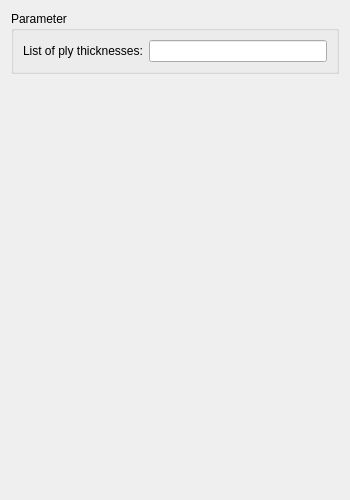
<?xml version="1.0" encoding="UTF-8"?>
<ui version="4.0">
 <class>Form</class>
 <widget class="QWidget" name="Form">
  <property name="geometry">
   <rect>
    <x>0</x>
    <y>0</y>
    <width>350</width>
    <height>500</height>
   </rect>
  </property>
  <property name="windowTitle">
   <string>Shell laminate definition</string>
  </property>
  <layout class="QVBoxLayout" name="verticalLayout">
   <item>
    <widget class="QGroupBox" name="groupBox_3">
     <property name="maximumSize">
      <size>
       <width>16777215</width>
       <height>1677215</height>
      </size>
     </property>
     <property name="title">
      <string>Parameter</string>
     </property>
     <layout class="QVBoxLayout" name="verticalLayout_5">
      <item>
       <layout class="QFormLayout" name="formLayout_1">
        <property name="fieldGrowthPolicy">
         <enum>QFormLayout::AllNonFixedFieldsGrow</enum>
        </property>
        <item row="0" column="0">
         <widget class="QLabel" name="l_thicknesses">
          <property name="text">
           <string>List of ply thicknesses:</string>
          </property>
         </widget>
        </item>
        <item row="0" column="1">
         <widget class="Gui::InputField" name="qsb_thicknesses">
          <property name="alignment">
           <set>Qt::AlignLeft|Qt::AlignTrailing|Qt::AlignVCenter</set>
          </property>
         </widget>
        </item>
       </layout>
      </item>
     </layout>
    </widget>
   </item>
   <item>
    <spacer name="verticalSpacer_2">
     <property name="orientation">
      <enum>Qt::Vertical</enum>
     </property>
     <property name="sizeHint" stdset="0">
      <size>
       <width>20</width>
       <height>40</height>
      </size>
     </property>
    </spacer>
   </item>
  </layout>
 </widget>
 <customwidgets>
  <customwidget>
   <class>Gui::InputField</class>
   <extends>QLineEdit</extends>
   <header>Gui/InputField.h</header>
  </customwidget>
 </customwidgets>
 <resources/>
 <connections/>
</ui>
